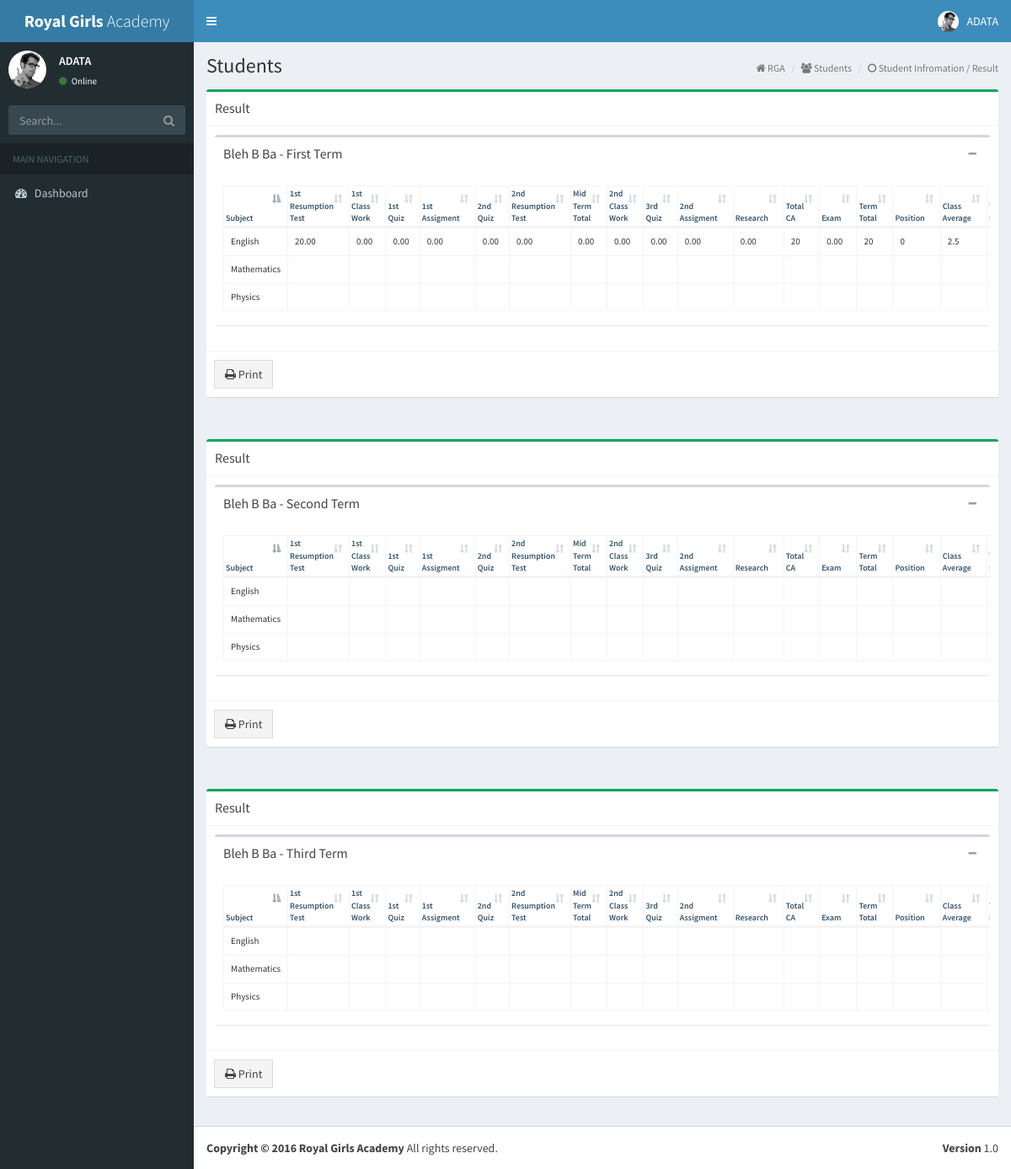
The page /general/result.php?student=16 (signed in) on the database its author committed.
### tables this page shows
CREATE TABLE `terms` (
  `id` int(11) NOT NULL,
  `name` varchar(255) NOT NULL
);

CREATE TABLE `subjects` (
  `subject_id` int(11) NOT NULL,
  `subject_name` varchar(255) NOT NULL,
  `class_id` int(11) NOT NULL,
  `teacher_id` int(11) NOT NULL
);

### inc/querydb.php (called while the page is built, shortened)
<?php
	function querydb($query_build) {
    		$query = mysqli_query($GLOBALS['connect'], $query_build);
    		$query_build = strtolower($query_build);
    		$n = 0;
    		$result = [];
	    	while ($a = mysqli_fetch_array($query, MYSQLI_ASSOC)) {
	            $result[$n] = $a;
	            $n++;
	        }
			return $result;
	}
?>

### inc/result-content.php (the view)
<?php
require_once "querydb.php";
  $terms = querydb("SELECT * FROM terms");
  $student_id = $_REQUEST["student"];
  $student = querydb("SELECT * FROM students WHERE student_id = '$student_id'");
  $student_name = $student[0]["firstname"]." ".$student[0]["middle_name"]." ".$student[0]["lastname"];
  $student_class_id = $student[0]["class_id"];
  foreach ($terms as $index => $term) {
    $term_name = $term["name"];
    $term_id = $term["id"];
      $subjects = querydb("SELECT * FROM subjects");
?>
<section class="content">
<div class="box box-success">
            <div class="box-header with-border">
              <h6 class="box-title">Result</h6>
            </div>
            <div class="box-body" style="display: block;">
                  <div class="box box-scrollable slimScrollDiv">
            <div class="box-header">
              <h3 class="box-title"><?php print_r($student_name); ?> - <?php print_r($term_name); ?></h3>
              <div class="box-tools pull-right">
                <button type="button" class="btn btn-box-tool" data-widget="collapse"><i class="fa fa-minus"></i>
                </button>
              </div>
            </div>
            <div class="box-body">
              <table id="first_term" class="table table-bordered table-hover term_result">
                <thead>
                <tr>
                  <th>Subject</th>
                  <th>1st Resumption Test</th>
                  <th>1st Class Work</th>
                  <th>1st Quiz</th>
                  <th>1st Assigment</th>
                  <th>2nd Quiz</th>
                  <th>2nd Resumption Test</th>
                  <th>Mid Term Total</th>
                  <th>2nd Class Work</th>
                  <th>3rd Quiz</th>
                  <th>2nd Assigment</th>
                  <th>Research</th>
                  <th>Total CA</th>
                  <th>Exam</th>
                  <th>Term Total</th>
                  <th>Position</th>
                  <th>Class Average</th>
                  <th>Tutor's Remark</th>
                </tr>
                </thead>
                <tbody>
                <?php
                  foreach ($subjects as $index => $subject) {
                    $subject_name = $subject["subject_name"];
                    $subject_id = $subject["subject_id"];
                    $results = querydb("SELECT * FROM results WHERE subject_id = '$subject_id' AND term_id = '$term_id' AND student_id = '$student_id'");
                    $total_students = querydb("SELECT * FROM students WHERE class_id = '$student_class_id'");
                    $total_students_count = count($total_students);
                    if (isset($results[0])) {
                    $first_resmp_test = $results[0]["1st_Resumption_Test"];
                    $first_class_work = $results[0]["1st_Class_Work"];
                    $first_quiz = $results[0]["1st_Quiz"];
                    $first_assignment = $results[0]["1st_Assignment"];
                    $second_quiz = $results[0]["2nd_Quiz"];
                    $second_resmp_test = $results[0]["2nd_Resumption_Test"];
                    $mid_term_total = $results[0]["Mid_Term_Total"];
                    $second_class_work = $results[0]["2nd_Class_Work"];
                    $third_quiz = $results[0]["3rd_Quiz"];
                    $second_assignment = $results[0]["2nd_Assignment"];
                    $research = $results[0]["Research"];
                    $total_ca = $first_resmp_test + $first_class_work + $first_quiz + $first_assignment + $second_quiz + $second_resmp_test + $mid_term_total + $second_class_work + $third_quiz + $second_assignment + $research;
                    $exam = $results[0]["Exam"];
                    $term_total = $total_ca + $exam;
                    $position = $results[0]["Position"];
                    $class_avg = round($term_total / $total_students_count, 2);
                    $tutor_remarks = $results[0]["Tutor_Remarks"];
                    } else {
                      $first_resmp_test = "";
                      $first_class_work ="";
                      $first_quiz = "";
                      $first_assignment = "";
                      $second_quiz = "";
                      $second_resmp_test = "";
                      $mid_term_total = "";
                      $second_class_work = "";
                      $third_quiz = "";
                      $second_assignment = "";
                      $research = "";
                      $total_ca = "";
                      $exam = "";
                      $term_total = "";
                      $position = "";
                      $class_avg = "";
                      $tutor_remarks = "";
                    }
                ?>
                <tr>
                  <td><?php  echo $subject_name; ?></td>
                  <td><?php print_r($first_resmp_test); ?></td>
                  <td><?php print_r($first_class_work); ?></td>
                  <td><?php print_r($first_quiz); ?></td>
                  <td><?php print_r($first_assignment); ?></td>
                  <td><?php print_r($second_quiz); ?></td>
                  <td><?php print_r($second_resmp_test); ?></td>
                  <td><?php print_r($mid_term_total); ?></td>
                  <td><?php print_r($second_class_work); ?></td>
                  <td><?php print_r($third_quiz); ?></td>
                  <td><?php print_r($second_assignment); ?></td>
                  <td><?php print_r($research); ?></td>
                  <td><?php print_r($total_ca); ?></td>
                  <td><?php print_r($exam); ?></td>
                  <td><?php print_r($term_total); ?></td>
                  <td><?php print_r($position); ?></td>
                  <td><?php print_r($class_avg); ?></td>
                  <td><?php print_r($tutor_remarks); ?></td>
                </tr>
                <?php  }
?>
                </tbody>
              </table>
            </div>
          </div>
            </div>
            <div class="box-footer">
                <div class="input-group">
                      <span class="input-group-btn">
                        <button type="submit" class="btn btn-default print" data-tid = "#first_term"><i class="fa fa-print"></i> Print</button>
                      </span>
                </div>
               </div>
          </div>
          </section>
<?php }?>

### rows shown on the page
terms: value "Bleh B Ba First Term"
subjects: subject_name "English", value "20.00 0.00 0.00 0.00 0.00 0.00 0.00 0.00 0.00 0.00 0.00 20 0.00 20 0 2.5"
subjects: subject_name "Mathematics"
subjects: subject_name "Physics"
terms: value "Bleh B Ba Second Term"
terms: value "Bleh B Ba Third Term"

### other values the page prints
$_SESSION['name'] "ADATA"
$pagename "Students"
$subpagename "Student Infromation / Result"
